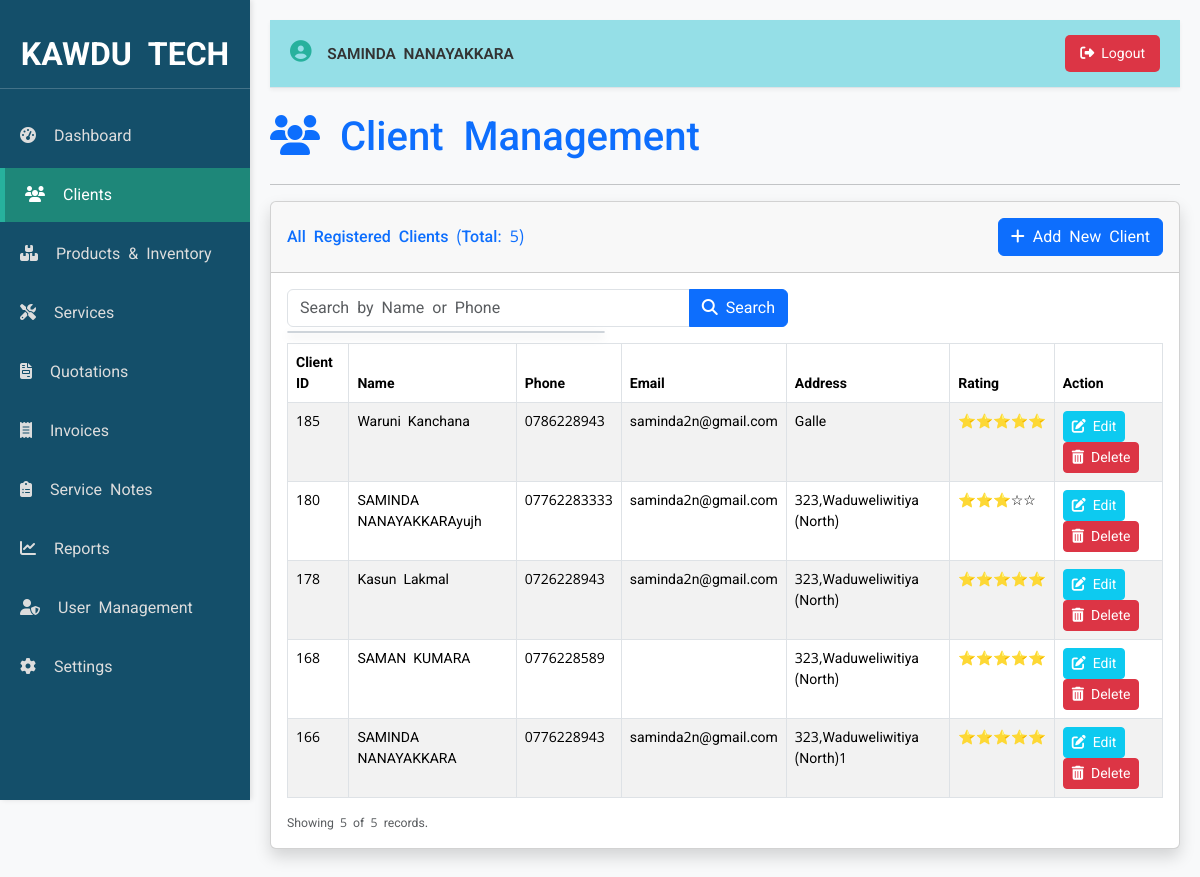
Screenshot of /clients.php (signed in) with the database file from the repository.
### tables this page shows
CREATE TABLE `clients` (
  `client_id` int(11) NOT NULL,
  `client_name` varchar(255) NOT NULL,
  `address` text DEFAULT NULL,
  `phone` varchar(20) DEFAULT NULL,
  `email` varchar(100) DEFAULT NULL,
  `whatsapp` varchar(15) DEFAULT NULL,
  `rating` int(1) NOT NULL DEFAULT 5
);

### clients.php (the view, shortened to what this page needs)
<?php
require_once 'header.php';
require_once 'db_connect.php';
$conn = new mysqli($servername, $username, $password, $dbname);
$limit = 10;
$page = isset($_GET['page']) ? (int)$_GET['page'] : 1;
$start = ($page - 1) * $limit;
$search_query = isset($_GET['search']) ? $conn->real_escape_string($_GET['search']) : '';
$client_data = [];
$search_condition = '';
$total_result = $conn->query("SELECT COUNT(client_id) AS count FROM clients" . $search_condition);
$total_records = $total_result->fetch_assoc()['count'];
$sql = "SELECT client_id, client_name, phone, email, address, whatsapp, rating FROM clients" . $search_condition . " ORDER BY client_id DESC LIMIT {$start}, {$limit}";
$result = $conn->query($sql);
if ($result->num_rows > 0) {
    while($row = $result->fetch_assoc()) {
        $client_data[] = $row;
    }
}
?>
    <h1 class="mb-4 text-primary"><i class="fas fa-users"></i> Client Management</h1>
    <hr>
    <div class="card shadow mb-4">
        <div class="card-header py-3 d-flex justify-content-between align-items-center">
            <h6 class="m-0 font-weight-bold text-primary">All Registered Clients (Total: <?php echo $total_records; ?>)</h6>
            <button class="btn btn-primary" data-bs-toggle="modal" data-bs-target="#addClientModal" onclick="prepareAddModal()">
                <i class="fas fa-plus"></i> Add New Client
            </button>
        </div>
        <div class="card-body">
            <div class="row mb-3">
                <div class="col-md-7">
                    <form action="clients.php" method="GET" class="input-group">
                        <input type="text"
                               class="form-control"
                               placeholder="Search by Name or Phone"
                               name="search"
                               id="clientSearchInput"
                               value="<?php echo htmlspecialchars($search_query); ?>"
                               autocomplete="off">
                        <button class="btn btn-primary" type="submit"><i class="fas fa-search"></i> Search</button>
                    </form>
                    <div id="clientSuggestions" class="list-group position-absolute mt-1" style="z-index: 1000; width: 35%;">
                    </div>
                </div>
            </div>
            <div class="table-responsive">
                <table class="table table-bordered table-striped table-hover" id="clientsTable" width="100%" cellspacing="0">
                    <thead>
                        <tr>
                            <th>Client ID</th>
                            <th>Name</th>
                            <th>Phone</th>
                            <th>Email</th>
                            <th>Address</th>
                            <th>Rating</th>
                            <th>Action</th>
                        </tr>
                    </thead>
                    <tbody>
                        <?php if (!empty($client_data)): ?>
                            <?php foreach ($client_data as $client):
                                $js_edit_call = "loadClientForEdit({$client['client_id']})";
                                $show_delete_button = (isset($_SESSION['user_type']) && $_SESSION['user_type'] === 'Admin');
                            ?>
                            <tr>
                                <td><?php echo htmlspecialchars($client['client_id']); ?></td>
                                <td><?php echo htmlspecialchars($client['client_name']); ?></td>
                                <td><?php echo htmlspecialchars($client['phone']); ?></td>
                                <td><?php echo htmlspecialchars($client['email']); ?></td>
                                <td><?php echo htmlspecialchars($client['address']); ?></td>
                                <td>
                                    <?php
                                        $rating = $client['rating'] ?? 0;
                                        $stars = '';
                                        for ($i = 1; $i <= 5; $i++) {
                                            $stars .= ($i <= $rating) ? '⭐' : '☆';
                                        }
                                        echo $stars;
                                    ?>
                                </td>
                                <td>
                                    <button class="btn btn-sm btn-info text-white" onclick="<?php echo $js_edit_call; ?>">
                                        <i class="fas fa-edit"></i> Edit
                                    </button>
                                    <?php if ($show_delete_button): ?>
                                    <button class="btn btn-sm btn-danger" onclick="confirmAndDelete(<?php echo $client['client_id']; ?>, '<?php echo htmlspecialchars($client['client_name'], ENT_QUOTES, 'UTF-8'); ?>')">
                                        <i class="fas fa-trash-alt"></i> Delete
                                    </button>
                                    <?php endif; ?>
                                </td>
                            </tr>
                            <?php endforeach; ?>
                        <?php else: ?>
                            <tr>
                                <td colspan="7" class="text-center">No clients found <?php echo !empty($search_query) ? "matching '{$search_query}'" : ""; ?>.</td>
                            </tr>
                        <?php endif; ?>
                    </tbody>
                </table>
            </div>
            <div class="d-flex justify-content-between align-items-center">
                <div class="small text-muted">Showing <?php echo min($limit, count($client_data)); ?> of <?php echo $total_records; ?> records.</div>
            </div>
        </div>
    </div>
<?php
require_once 'footer.php';
?>

### styles.css (style rules this page uses)
:root { --sidebar-bg: #144f6a; --primary-color: #27b19d; --accent-color: #1e8779; --light-grey-bg: #f0f0f0; --secondary-bg: #f8f9fa; --modal-bg: #f0f0f0; --header-bg: #d4edda; --header-text: #155724; --sidebar-width: 250px; --top-nav-bg: #95dfe7; --icon-area-bg: #9dadc1; }
body { background-color: var(--secondary-bg); font-family: 'Noto Sans Sinhala', 'Roboto', sans-serif; font-size: 14px; margin: 0; padding: 0; }

### clients.php (style rules this page uses)
#clientSuggestions { border: 1px solid #ced4da !important; border-radius: 0.25rem !important; box-shadow: 0 4px 10px rgba(0, 0, 0, 0.15) !important; background-color: #ffffff !important; max-height: 250px; overflow-y: auto; }

### rows the page displays
clients: client_id "185", client_name "Waruni Kanchana", phone "0786228943", email "saminda2n@gmail.com", address "Galle", stars "⭐⭐⭐⭐⭐"
clients: client_id "180", client_name "SAMINDA NANAYAKKARAyujh", phone "07762283333", email "saminda2n@gmail.com", address "323,Waduweliwitiya (North)", stars "⭐⭐⭐☆☆"
clients: client_id "178", client_name "Kasun Lakmal", phone "0726228943", email "saminda2n@gmail.com", address "323,Waduweliwitiya (North)", stars "⭐⭐⭐⭐⭐"
clients: client_id "168", client_name "SAMAN KUMARA", phone "0776228589", address "323,Waduweliwitiya (North)", stars "⭐⭐⭐⭐⭐"
clients: client_id "166", client_name "SAMINDA NANAYAKKARA", phone "0776228943", email "saminda2n@gmail.com", address "323,Waduweliwitiya (North)1", stars "⭐⭐⭐⭐⭐"

### other values shown
$userName "SAMINDA NANAYAKKARA"
$total_records "5"
min($limit, count($client_data)) "5"
